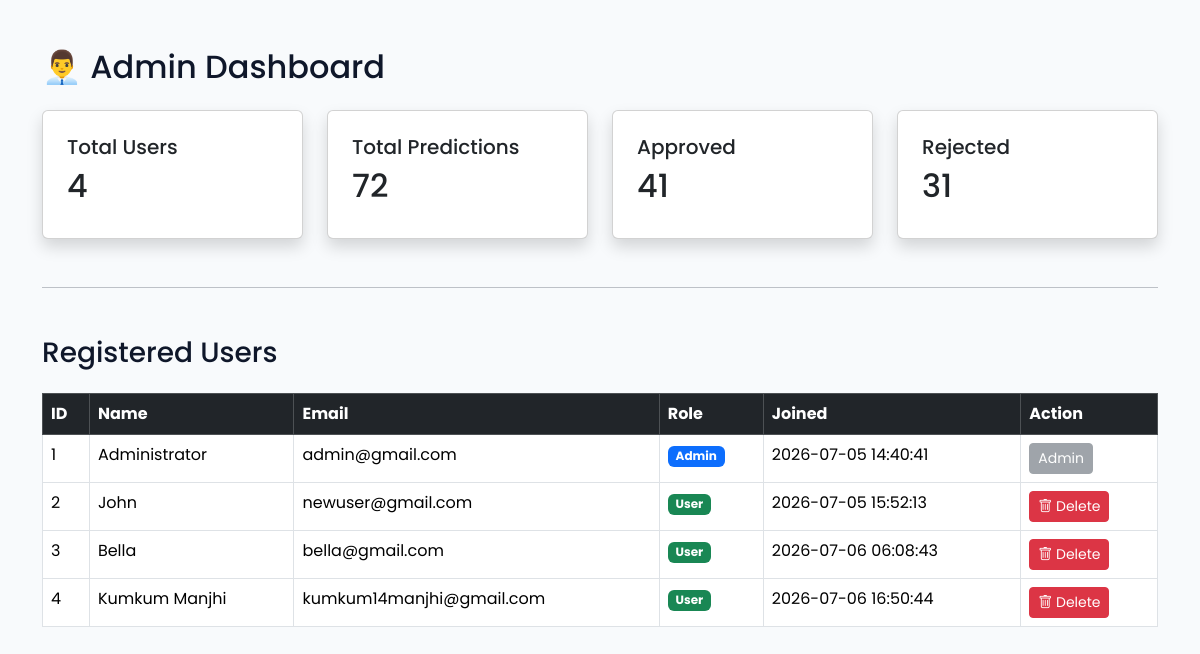
The page /admin (signed in) on the database its author committed.
### app/models/user.py (models this page shows, shortened)
class User(UserMixin, db.Model):
    __tablename__ = "users"
    id = db.Column(db.Integer, primary_key=True)
    full_name = db.Column(db.String(100), nullable=False)
    email = db.Column(db.String(120), unique=True, nullable=False)
    password = db.Column(db.String(255), nullable=False)
    role = db.Column(db.String(20), default="user")
    created_at = db.Column(db.DateTime, server_default=db.func.now())

### run.py (the view)
@app.route("/admin")
@login_required
def admin():
    if current_user.role != "admin":
        flash("Access Denied!", "danger")
        return redirect(url_for("dashboard"))
    users = User.query.all()
    predictions = Prediction.query.order_by(
        Prediction.created_at.desc()
    ).all()
    total_users = len(users)
    total_predictions = len(predictions)
    approved = sum(
        1 for p in predictions
        if p.prediction == "Approved"
    )
    rejected = sum(
        1 for p in predictions
        if p.prediction == "Rejected"
    )
    approval_rate = 0
    if total_predictions > 0:
        approval_rate = round(
            approved / total_predictions * 100,
            2
        )
    return render_template(
        "admin/dashboard.html",
        users=users,
        predictions=predictions,
        total_users=total_users,
        total_predictions=total_predictions,
        approved=approved,
        rejected=rejected,
        approval_rate=approval_rate
    )

### app/__init__.py (called while the page is built)
def create_app():
    app = Flask(
        __name__,
        template_folder="templates",
        static_folder="static"
    )
    app.config.from_object(Config)
    db.init_app(app)
    login_manager = LoginManager()
    login_manager.login_view = "login"
    login_manager.init_app(app)
    @login_manager.user_loader
    def load_user(user_id):
        return User.query.get(int(user_id))
    with app.app_context():
        db.create_all()
    return app

### app/templates/admin/dashboard.html (shortened to what this page needs)
{% extends "base.html" %}
{% block css %}
<link rel="stylesheet"
href="{{ url_for('static', filename='css/dashboard.css') }}">
{% endblock %}
{% block content %}
<div class="container mt-5">
    <h2 class="mb-4">
        👨‍💼 Admin Dashboard
    </h2>
    <div class="row">
        <div class="col-md-3">
            <div class="card shadow p-4">
                <h5>Total Users</h5>
                <h2>{{ total_users }}</h2>
            </div>
        </div>
        <div class="col-md-3">
            <div class="card shadow p-4">
                <h5>Total Predictions</h5>
                <h2>{{ total_predictions }}</h2>
            </div>
        </div>
        <div class="col-md-3">
            <div class="card shadow p-4">
                <h5>Approved</h5>
                <h2>{{ approved }}</h2>
            </div>
        </div>
        <div class="col-md-3">
            <div class="card shadow p-4">
                <h5>Rejected</h5>
                <h2>{{ rejected }}</h2>
            </div>
        </div>
    </div>
    <hr class="my-5">
    <h3 class="mb-4">
        Registered Users
    </h3>
    <table class="table table-bordered table-hover">
        <thead class="table-dark">
            <tr>
                <th>ID</th>
                <th>Name</th>
                <th>Email</th>
                <th>Role</th>
                <th>Joined</th>
                <th>Action</th>
            </tr>
        </thead>
        <tbody>
            {% for user in users %}
            <tr>
                <td>{{ user.id }}</td>
                <td>{{ user.full_name }}</td>
                <td>{{ user.email }}</td>
                <td>
                    {% if user.role == "admin" %}
                    <span class="badge bg-primary">
                        Admin
                    </span>
                    {% else %}
                    <span class="badge bg-success">
                        User
                    </span>
                    {% endif %}
                </td>
                <td>{{ user.created_at }}</td>
                <td>
                    {% if user.role != "admin" %}
                    <a href="{{ url_for('delete_user', user_id=user.id) }}"
                       class="btn btn-danger btn-sm"
                       onclick="return confirm('Are you sure you want to delete this user?')">
                        <i class="bi bi-trash"></i>
                        Delete
                    </a>
                    {% else %}
                    <button class="btn btn-secondary btn-sm" disabled>
                        Admin
                    </button>
                    {% endif %}
                </td>
            </tr>
            {% endfor %}
        </tbody>
    </table>
</div>
{% endblock %}

### app/templates/base.html (shortened to what this page needs)
<!DOCTYPE html>
<html lang="en">
<head>
    <link href="https://cdn.jsdelivr.net/npm/bootstrap@5.3.3/dist/css/bootstrap.min.css" rel="stylesheet">
    <link rel="stylesheet"
        href="https://cdn.jsdelivr.net/npm/bootstrap-icons@1.11.3/font/bootstrap-icons.min.css">
    <link rel="stylesheet" href="{{ url_for('static', filename='css/style.css') }}">
    <link rel="stylesheet"
href="{{ url_for('static',filename='css/layout.css') }}">
<link rel="stylesheet"
href="{{ url_for('static',filename='css/sidebar.css') }}">
<link rel="stylesheet"
href="{{ url_for('static',filename='css/topbar.css') }}">
<link rel="stylesheet"
href="{{ url_for('static',filename='css/responsive.css') }}">
    {% block css %}
    {% endblock %}
</head>
<body>
<div id="page-content">
{% block content %}
{% endblock %}
</div>
</body>
</html>

### app/static/css/style.css (style rules this page uses)
* { margin:0; padding:0; box-sizing:border-box; }
body { font-family:'Poppins',sans-serif; background:var(--background); color:var(--text); }
a { text-decoration:none; }

### app/static/css/variables.css (style rules this page uses)
:root { --primary:#2563eb; --primary-dark:#1d4ed8; --success:#16a34a; --warning:#f59e0b; --danger:#dc2626; --background:#f8fafc; --surface:#ffffff; --text:#0f172a; --text-light:#64748b; --border:#e2e8f0; --radius:18px; --shadow: 0 10px 30px rgba(15,23,42,.08); --transition:.3s ease; }

### rows shown on the page
User: id "1", full_name "Administrator", email "admin@gmail.com", role "Admin", created_at "2026-07-05 14:40:41"
User: id "2", full_name "John", email "newuser@gmail.com", role "User", created_at "2026-07-05 15:52:13"
User: id "3", full_name "Bella", email "bella@gmail.com", role "User", created_at "2026-07-06 06:08:43"
User: id "4", full_name "Kumkum Manjhi", email "kumkum14manjhi@gmail.com", role "User", created_at "2026-07-06 16:50:44"

### other values the page prints
{{ total_users }} "4"
{{ total_predictions }} "72"
{{ approved }} "41"
{{ rejected }} "31"
